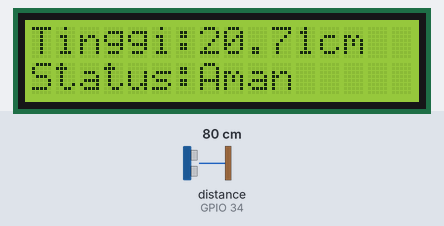
Bench run of a sketch on a simulated ESP32. On the bench: 16×2 character LCD. Wiring (inferred from the names in the program): ultrasonic range finder: trigger GPIO 25; echo GPIO 34. Inputs (shaded band) come from the test bench; at power-on: distance to the obstacle (sensor on GPIO 34) 80 cm. The echo pulse lasts 58.3 µs per cm; WiFi joins after 1.5 s; servers stay silent unless stated; random numbers use the default seed unless the sketch sets one; no MQTT or app messages arrive unless stated; what the sketch prints to the serial monitor is not drawn.

Above: at 2.7 s.
2.8 s: distance to the obstacle (sensor on GPIO 34) set to 2 cm
At 4.1 s:
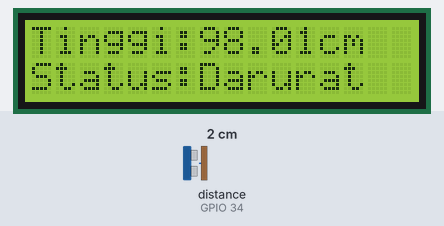
5.5 s: distance to the obstacle (sensor on GPIO 34) set to 18 cm
At 6.9 s:
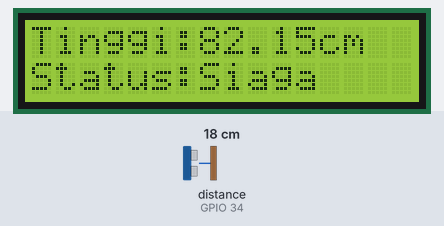
8.2 s: distance to the obstacle (sensor on GPIO 34) set to 4 cm
At 11.2 s:
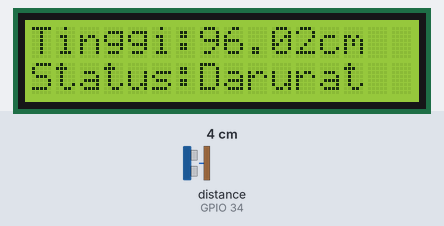
Timing chart, 0 to 12.7 s (numbered marks = the images above; inputs shaded):
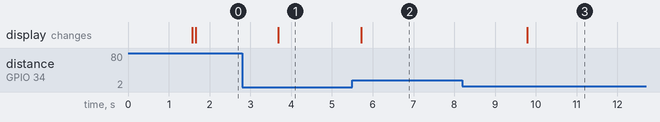

The sketch:

esp32_smart_waterlevel.ino
```cpp
#include <WiFi.h>
#include <PubSubClient.h>
#include <Wire.h>
#include <LiquidCrystal_I2C.h>

// ====== Konfigurasi WiFi & MQTT ======
const char* ssid = "Realme";   // ganti sesuai WiFi
const char* password = "12345678";
const char* mqtt_server = "test.mosquitto.org"; // broker publik
const int   mqtt_port   = 1883;
const char* mqtt_topic  = "iot/esp32-waterlevel";

WiFiClient espClient;
PubSubClient client(espClient);

// ====== Konfigurasi Pin ======
#define TRIG_PIN 25
#define ECHO_PIN 34
const int kolamTinggi = 100; // cm

// ====== LCD I2C ======
LiquidCrystal_I2C lcd(0x27, 16, 2);

// ====== Fungsi koneksi WiFi ======
void setup_wifi() {
  Serial.println("Menghubungkan ke WiFi...");
  WiFi.begin(ssid, password);
  int retry = 0;
  while (WiFi.status() != WL_CONNECTED && retry < 20) {
    delay(500);
    Serial.print(".");
    retry++;
  }
  if (WiFi.status() == WL_CONNECTED) {
    Serial.println("\nWiFi terhubung");
  } else {
    Serial.println("\nGagal konek WiFi");
  }
}

// ====== Fungsi koneksi MQTT ======
void reconnect() {
  while (!client.connected()) {
    Serial.print("Menghubungkan ke MQTT...");
    String clientId = "ESP32Client-" + String(random(0xffff), HEX);
    if (client.connect(clientId.c_str())) {
      Serial.println("Terhubung!");
    } else {
      Serial.print("Gagal, rc=");
      Serial.print(client.state());
      Serial.println(" coba lagi...");
      delay(2000);
    }
  }
}

// ====== Setup ======
void setup() {
  Serial.begin(115200);
  setup_wifi();
  client.setServer(mqtt_server, mqtt_port);

  pinMode(TRIG_PIN, OUTPUT);
  pinMode(ECHO_PIN, INPUT);

  lcd.init();
  lcd.backlight();
  lcd.clear();
}

// ====== Loop utama ======
void loop() {
  if (!client.connected()) {
    reconnect();
  }
  client.loop();

  // Baca jarak dari sensor
  digitalWrite(TRIG_PIN, LOW);
  delayMicroseconds(2);
  digitalWrite(TRIG_PIN, HIGH);
  delayMicroseconds(10);
  digitalWrite(TRIG_PIN, LOW);

  long duration = pulseIn(ECHO_PIN, HIGH, 30000); // timeout 30ms
  float distance = duration * 0.034 / 2; // cm

  // Hitung ketinggian air
  float ketinggian = kolamTinggi - distance;
  if (ketinggian < 0) {
    ketinggian = 0;
  }

  // Tentukan status
  String status;
  if (ketinggian < 70) {
    status = "Aman";
  } else if (ketinggian <= 90) {
    status = "Siaga";
  } else {
    status = "Darurat";
  }

  // Tampilkan di LCD
  lcd.setCursor(0, 0);
  lcd.print("Tinggi:");
  lcd.print(ketinggian);
  lcd.print("cm   "); // tambahkan spasi agar overwrite data lama

  lcd.setCursor(0, 1);
  lcd.print("Status:");
  lcd.print(status);
  lcd.print("   ");

  String payload =  String(ketinggian);
  client.publish(mqtt_topic,payload.c_str());

  // Debug serial
  Serial.print("Publish ke ");
  Serial.print(mqtt_topic);
  Serial.print(": ");
  Serial.println(ketinggian);

  delay(2000);
}
```

Measured:
- after the input at 2.8 s, the display: changes after 0.89 s (image 1)
- after the input at 5.5 s, the display: changes after 0.22 s (image 2)
- after the input at 8.2 s, the display: changes after 1.6 s (image 3)
